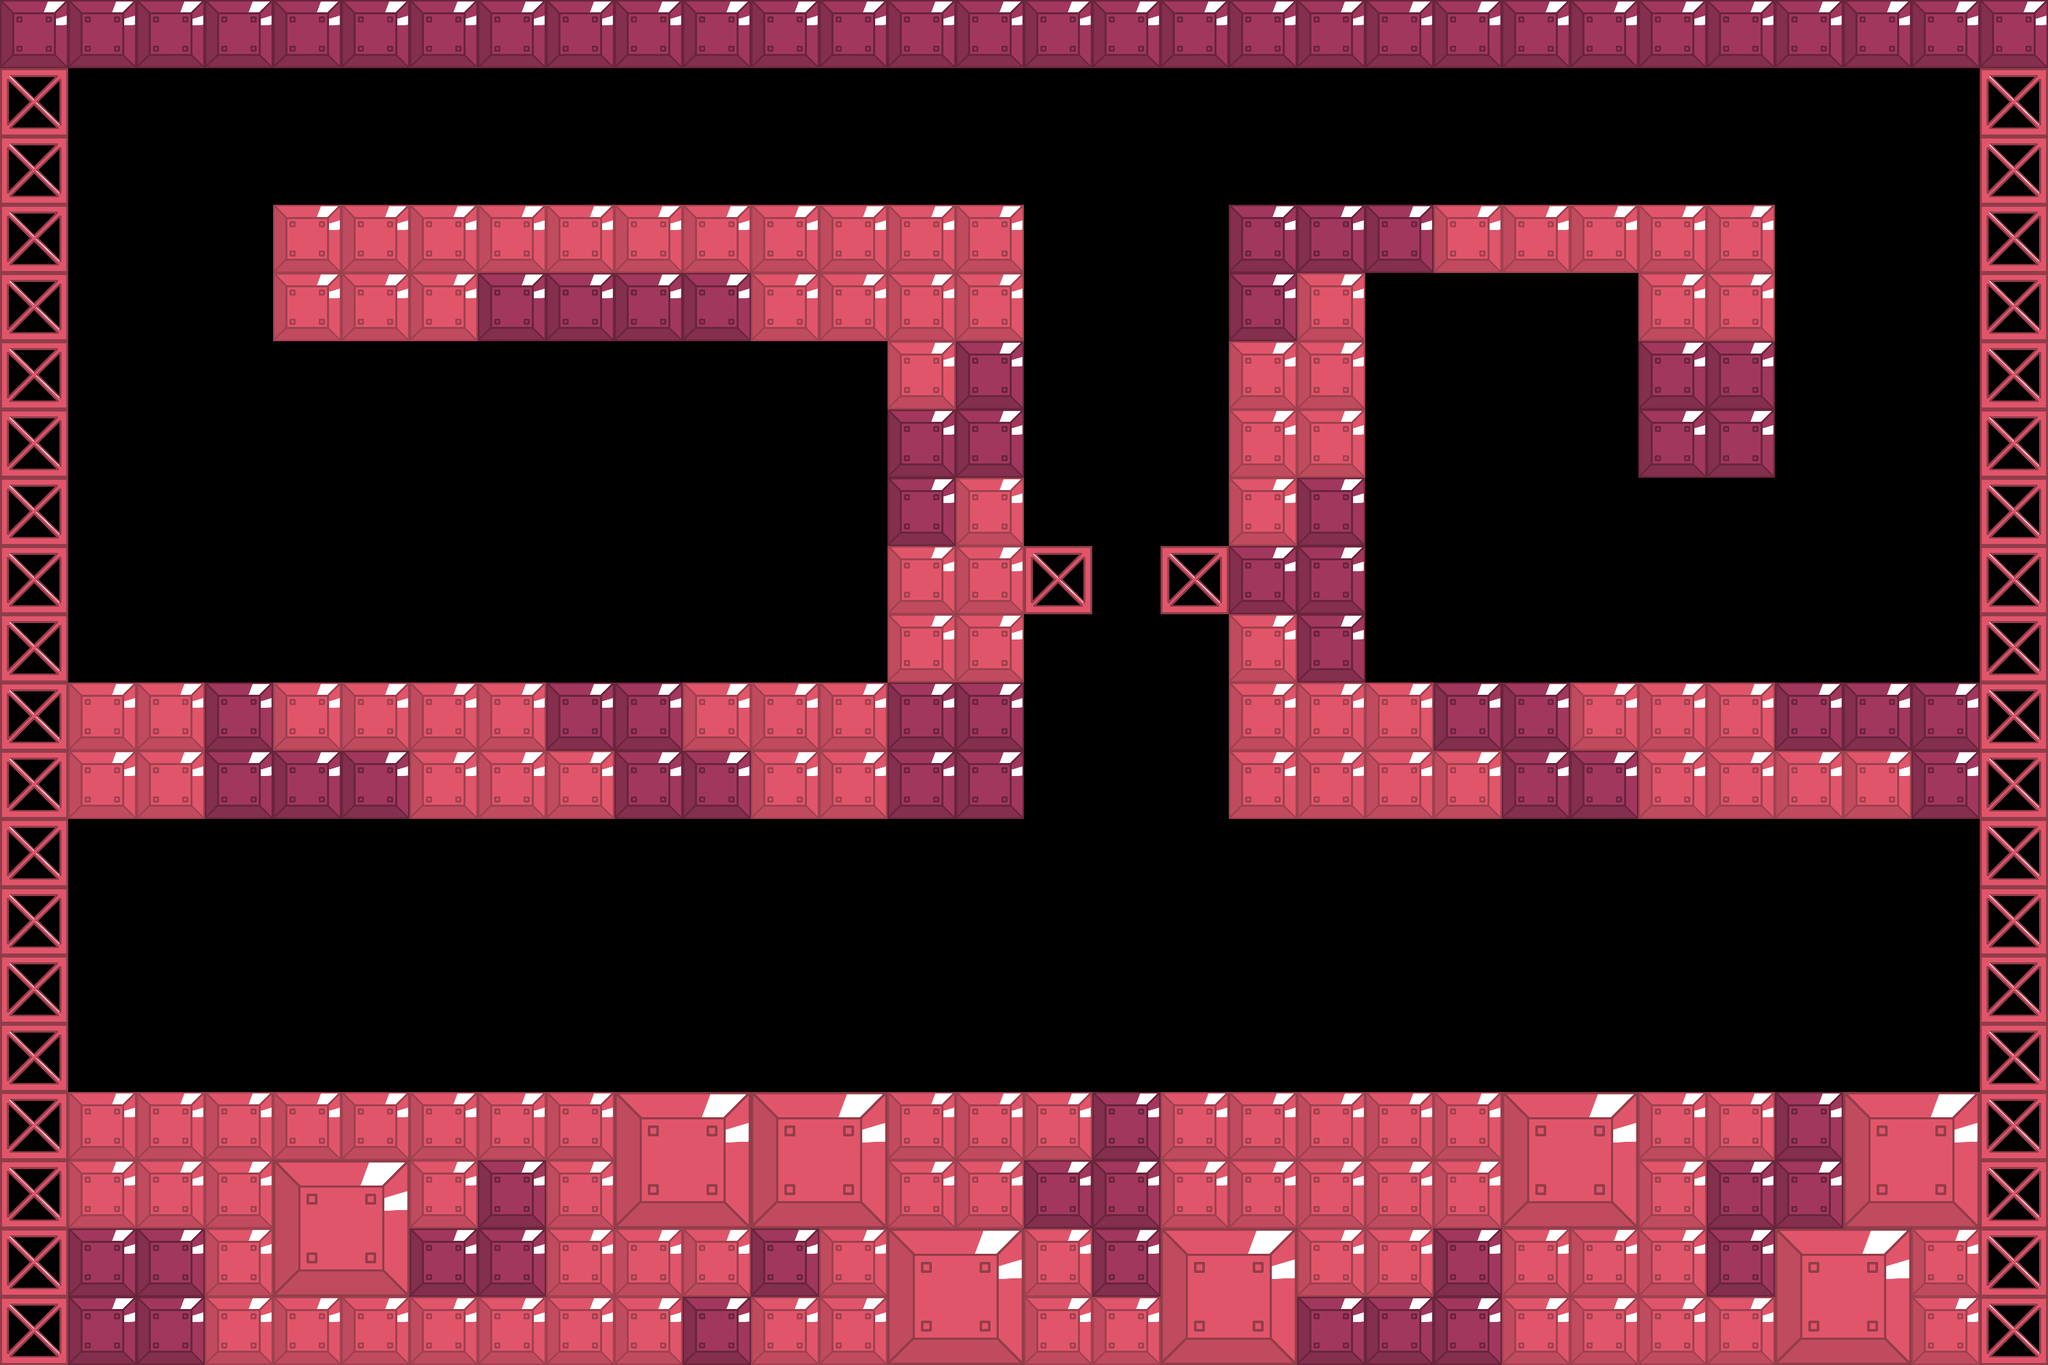

Rendered tile map (Tiled .tmx) drawn with the repository's tilesets; below, a short description and the map source with its tile grids summarised:
An orthogonal 30x20 tile map with 100x100 px tiles, 1 tile layer (walls) and 18 objects (exit).

<map version="1.0" orientation="orthogonal" renderorder="right-down" width="30" height="20" tilewidth="100" tileheight="100" nextobjectid="50">
 <properties>
  <property name="startX" value="3" />
  <property name="startY" value="6" />
  <property name="time" value="60" />
 </properties>
 <tileset firstgid="1" name="tileset" tilewidth="100" tileheight="100" tilecount="15">
  <image source="tileset.png" width="500" height="300" />
  <tile id="0">
   <properties>
    <property name="type" value="wall" />
   </properties>
  </tile>
  <tile id="1">
   <properties>
    <property name="type" value="wall" />
   </properties>
  </tile>
  <tile id="2">
   <properties>
    <property name="type" value="spike" />
   </properties>
  </tile>
  <tile id="3">
   <properties>
    <property name="type" value="wall" />
   </properties>
  </tile>
  <tile id="4">
   <properties>
    <property name="type" value="wall" />
   </properties>
  </tile>
  <tile id="7">
   <properties>
    <property name="type" value="spike" />
   </properties>
  </tile>
  <tile id="9">
   <properties>
    <property name="type" value="spike" />
   </properties>
  </tile>
  <tile id="13">
   <properties>
    <property name="type" value="spike" />
   </properties>
  </tile>
 </tileset>
 <layer name="walls" width="30" height="20">
  <data>[600 cells, 290 non-empty, 7 distinct tile ids]</data>
 </layer>
 <objectgroup name="exits">
  <object id="1" name="exit" x="2100" y="700" width="100" height="200">
   <properties>
    <property name="exitX" value="2" />
    <property name="exitY" value="5" />
    <property name="link" value="spaceship2" />
   </properties>
  </object>
 </objectgroup>
 <objectgroup name="boxes">
  <object id="33" x="2800" y="1400" width="100" height="100" />
  <object id="34" x="2800" y="1500" width="100" height="100" />
  <object id="35" x="2700" y="1500" width="100" height="100" />
  <object id="37" x="100" y="800" width="100" height="100" />
  <object id="38" x="200" y="900" width="100" height="100" />
  <object id="39" x="100" y="900" width="100" height="100" />
 </objectgroup>
 <objectgroup name="pickups">
  <object id="6" x="1000" y="700" width="100" height="100">
   <properties>
    <property name="type" value="time" />
   </properties>
  </object>
  <object id="41" x="840" y="1468" width="100" height="100" />
  <object id="42" x="1002" y="1468" width="100" height="100" />
  <object id="43" x="1154" y="1470" width="100" height="100" />
  <object id="45" x="1314" y="1428" width="100" height="100" />
  <object id="46" x="1468" y="1356" width="100" height="100" />
  <object id="47" x="1606" y="948" width="100" height="100" />
  <object id="48" x="1602" y="1204" width="100" height="100" />
  <object id="49" x="1600" y="762" width="100" height="100" />
 </objectgroup>
 <objectgroup name="enemies">
  <object id="29" x="900" y="900" width="100" height="100" />
 </objectgroup>
 <objectgroup name="platforms" />
 <objectgroup name="doors">
  <object id="40" x="1500" y="1100" width="300" height="100" />
 </objectgroup>
</map>
